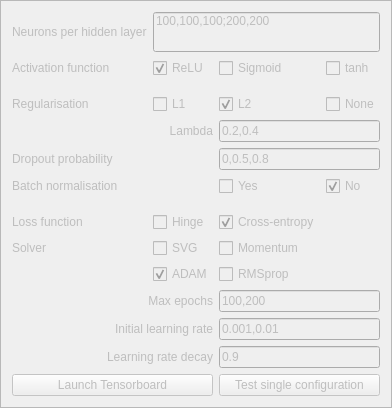
                <widget class="QFrame" name="annFrame">
                 <property name="enabled">
                  <bool>false</bool>
                 </property>
                 <property name="sizePolicy">
                  <sizepolicy hsizetype="Maximum" vsizetype="Expanding">
                   <horstretch>0</horstretch>
                   <verstretch>0</verstretch>
                  </sizepolicy>
                 </property>
                 <property name="frameShape">
                  <enum>QFrame::StyledPanel</enum>
                 </property>
                 <property name="frameShadow">
                  <enum>QFrame::Raised</enum>
                 </property>
                 <layout class="QGridLayout" name="gridLayout_20">
                  <item row="15" column="1">
                   <spacer name="verticalSpacer_13">
                    <property name="orientation">
                     <enum>Qt::Vertical</enum>
                    </property>
                    <property name="sizeHint" stdset="0">
                     <size>
                      <width>20</width>
                      <height>10</height>
                     </size>
                    </property>
                   </spacer>
                  </item>
                  <item row="16" column="2">
                   <widget class="QCheckBox" name="ANNentropyBox">
                    <property name="text">
                     <string>Cross-entropy</string>
                    </property>
                    <property name="checked">
                     <bool>true</bool>
                    </property>
                   </widget>
                  </item>
                  <item row="16" column="1">
                   <widget class="QCheckBox" name="ANNhingeBox">
                    <property name="text">
                     <string>Hinge</string>
                    </property>
                    <property name="checked">
                     <bool>false</bool>
                    </property>
                   </widget>
                  </item>
                  <item row="1" column="1" colspan="3">
                   <widget class="QLineEdit" name="annHList">
                    <property name="sizePolicy">
                     <sizepolicy hsizetype="Preferred" vsizetype="Minimum">
                      <horstretch>0</horstretch>
                      <verstretch>0</verstretch>
                     </sizepolicy>
                    </property>
                    <property name="minimumSize">
                     <size>
                      <width>0</width>
                      <height>40</height>
                     </size>
                    </property>
                    <property name="toolTip">
                     <string>(Layers separated by comma, different experimental configurations separated by semicolon)</string>
                    </property>
                    <property name="text">
                     <string>100,100,100;200,200</string>
                    </property>
                    <property name="alignment">
                     <set>Qt::AlignLeading|Qt::AlignLeft|Qt::AlignTop</set>
                    </property>
                   </widget>
                  </item>
                  <item row="16" column="0">
                   <widget class="QLabel" name="label_51">
                    <property name="text">
                     <string>Loss function</string>
                    </property>
                   </widget>
                  </item>
                  <item row="1" column="0">
                   <widget class="QLabel" name="label_42">
                    <property name="sizePolicy">
                     <sizepolicy hsizetype="Preferred" vsizetype="Minimum">
                      <horstretch>0</horstretch>
                      <verstretch>0</verstretch>
                     </sizepolicy>
                    </property>
                    <property name="text">
                     <string>Neurons per hidden layer</string>
                    </property>
                    <property name="wordWrap">
                     <bool>true</bool>
                    </property>
                   </widget>
                  </item>
                  <item row="4" column="1">
                   <widget class="QCheckBox" name="ANNreluBox">
                    <property name="text">
                     <string>ReLU</string>
                    </property>
                    <property name="checked">
                     <bool>true</bool>
                    </property>
                   </widget>
                  </item>
                  <item row="17" column="1">
                   <widget class="QCheckBox" name="ANNsvgBox">
                    <property name="text">
                     <string>SVG</string>
                    </property>
                   </widget>
                  </item>
                  <item row="23" column="2" colspan="2">
                   <widget class="QLineEdit" name="annDecayList">
                    <property name="text">
                     <string>0.9</string>
                    </property>
                   </widget>
                  </item>
                  <item row="18" column="1">
                   <widget class="QCheckBox" name="ANNadamBox">
                    <property name="text">
                     <string>ADAM</string>
                    </property>
                    <property name="checked">
                     <bool>true</bool>
                    </property>
                   </widget>
                  </item>
                  <item row="4" column="2">
                   <widget class="QCheckBox" name="ANNsigmoidBox">
                    <property name="text">
                     <string>Sigmoid</string>
                    </property>
                   </widget>
                  </item>
                  <item row="4" column="3">
                   <widget class="QCheckBox" name="ANNtanhBox">
                    <property name="text">
                     <string>tanh</string>
                    </property>
                   </widget>
                  </item>
                  <item row="17" column="2" colspan="2">
                   <widget class="QCheckBox" name="ANNmomentumBox">
                    <property name="text">
                     <string>Momentum</string>
                    </property>
                   </widget>
                  </item>
                  <item row="20" column="0" colspan="2">
                   <widget class="QLabel" name="label_43">
                    <property name="text">
                     <string>Max epochs</string>
                    </property>
                    <property name="alignment">
                     <set>Qt::AlignRight|Qt::AlignTrailing|Qt::AlignVCenter</set>
                    </property>
                   </widget>
                  </item>
                  <item row="4" column="0">
                   <widget class="QLabel" name="label_41">
                    <property name="text">
                     <string>Activation function</string>
                    </property>
                    <property name="wordWrap">
                     <bool>true</bool>
                    </property>
                   </widget>
                  </item>
                  <item row="20" column="2" colspan="2">
                   <widget class="QLineEdit" name="annEpochsList">
                    <property name="text">
                     <string>100,200</string>
                    </property>
                   </widget>
                  </item>
                  <item row="17" column="0">
                   <widget class="QLabel" name="label_50">
                    <property name="text">
                     <string>Solver</string>
                    </property>
                   </widget>
                  </item>
                  <item row="8" column="1">
                   <widget class="QCheckBox" name="ANNL1Box">
                    <property name="text">
                     <string>L1</string>
                    </property>
                   </widget>
                  </item>
                  <item row="8" column="0">
                   <widget class="QLabel" name="label_52">
                    <property name="sizePolicy">
                     <sizepolicy hsizetype="Maximum" vsizetype="Preferred">
                      <horstretch>0</horstretch>
                      <verstretch>0</verstretch>
                     </sizepolicy>
                    </property>
                    <property name="text">
                     <string>Regularisation</string>
                    </property>
                   </widget>
                  </item>
                  <item row="18" column="2" colspan="2">
                   <widget class="QCheckBox" name="ANNrmsBox">
                    <property name="text">
                     <string>RMSprop</string>
                    </property>
                   </widget>
                  </item>
                  <item row="10" column="1">
                   <widget class="QLabel" name="label_57">
                    <property name="text">
                     <string>Lambda</string>
                    </property>
                    <property name="alignment">
                     <set>Qt::AlignRight|Qt::AlignTrailing|Qt::AlignVCenter</set>
                    </property>
                   </widget>
                  </item>
                  <item row="24" column="0" colspan="2">
                   <widget class="QPushButton" name="annTBbutton">
                    <property name="text">
                     <string>Launch Tensorboard</string>
                    </property>
                   </widget>
                  </item>
                  <item row="8" column="3">
                   <widget class="QCheckBox" name="ANNnoneBox">
                    <property name="text">
                     <string>None</string>
                    </property>
                   </widget>
                  </item>
                  <item row="23" column="0" colspan="2">
                   <widget class="QLabel" name="label_54">
                    <property name="text">
                     <string>Learning rate decay</string>
                    </property>
                    <property name="alignment">
                     <set>Qt::AlignRight|Qt::AlignTrailing|Qt::AlignVCenter</set>
                    </property>
                   </widget>
                  </item>
                  <item row="10" column="2" colspan="2">
                   <widget class="QLineEdit" name="annLambdaList">
                    <property name="text">
                     <string>0.2,0.4</string>
                    </property>
                   </widget>
                  </item>
                  <item row="24" column="2" colspan="2">
                   <widget class="QPushButton" name="annTestButton">
                    <property name="cursor">
                     <cursorShape>ArrowCursor</cursorShape>
                    </property>
                    <property name="toolTip">
                     <string>Trains the network for a single configuration of hyperparameters (select only one per category) and launches a Tensorboard to show detailed metrics during training</string>
                    </property>
                    <property name="whatsThis">
                     <string comment="Trains the network for a single configuration of hyperparameters (select only one per category) and launches a Tensorboard to show detailed metrics during training"/>
                    </property>
                    <property name="accessibleDescription">
                     <string comment="Trains the network for a single configuration of hyperparameters (select only one per category) and launches a Tensorboard to show detailed metrics during training" extracomment="Trains the network for a single configuration of hyperparameters (select only one per category) and launches a Tensorboard to show detailed metrics during training"/>
                    </property>
                    <property name="text">
                     <string>Test single configuration</string>
                    </property>
                   </widget>
                  </item>
                  <item row="8" column="2">
                   <widget class="QCheckBox" name="ANNL2Box">
                    <property name="text">
                     <string>L2</string>
                    </property>
                    <property name="checked">
                     <bool>true</bool>
                    </property>
                   </widget>
                  </item>
                  <item row="22" column="2" colspan="2">
                   <widget class="QLineEdit" name="annLrList">
                    <property name="text">
                     <string>0.001,0.01</string>
                    </property>
                   </widget>
                  </item>
                  <item row="22" column="0" colspan="2">
                   <widget class="QLabel" name="label_53">
                    <property name="text">
                     <string>Initial learning rate</string>
                    </property>
                    <property name="alignment">
                     <set>Qt::AlignRight|Qt::AlignTrailing|Qt::AlignVCenter</set>
                    </property>
                   </widget>
                  </item>
                  <item row="7" column="1">
                   <spacer name="verticalSpacer_14">
                    <property name="orientation">
                     <enum>Qt::Vertical</enum>
                    </property>
                    <property name="sizeHint" stdset="0">
                     <size>
                      <width>20</width>
                      <height>10</height>
                     </size>
                    </property>
                   </spacer>
                  </item>
                  <item row="13" column="2" colspan="2">
                   <widget class="QLineEdit" name="annDropoutList">
                    <property name="text">
                     <string>0,0.5,0.8</string>
                    </property>
                   </widget>
                  </item>
                  <item row="13" column="0" colspan="2">
                   <widget class="QLabel" name="label_55">
                    <property name="text">
                     <string>Dropout probability</string>
                    </property>
                   </widget>
                  </item>
                  <item row="14" column="3">
                   <widget class="QCheckBox" name="ANNbnnoBox">
                    <property name="text">
                     <string>No</string>
                    </property>
                    <property name="checked">
                     <bool>true</bool>
                    </property>
                   </widget>
                  </item>
                  <item row="14" column="2">
                   <widget class="QCheckBox" name="ANNbnyesBox">
                    <property name="text">
                     <string>Yes</string>
                    </property>
                    <property name="checked">
                     <bool>false</bool>
                    </property>
                   </widget>
                  </item>
                  <item row="14" column="0" colspan="2">
                   <widget class="QLabel" name="label_56">
                    <property name="sizePolicy">
                     <sizepolicy hsizetype="Maximum" vsizetype="Preferred">
                      <horstretch>0</horstretch>
                      <verstretch>0</verstretch>
                     </sizepolicy>
                    </property>
                    <property name="text">
                     <string>Batch normalisation</string>
                    </property>
                   </widget>
                  </item>
                 </layout>
                </widget>
